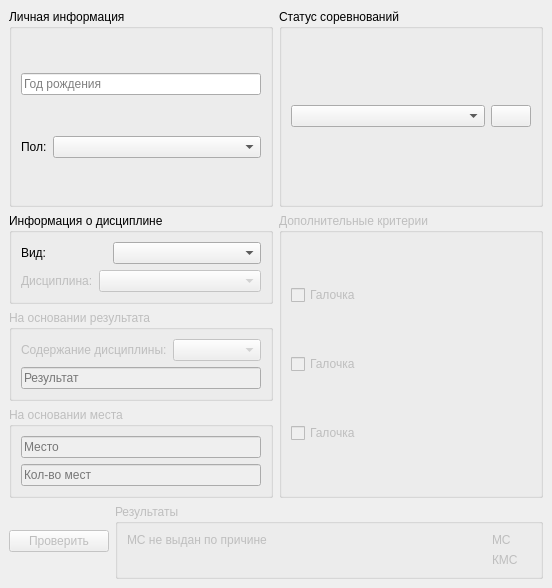
<?xml version="1.0" encoding="UTF-8"?>
<ui version="4.0">
 <class>MainWindow</class>
 <widget class="QMainWindow" name="MainWindow">
  <property name="geometry">
   <rect>
    <x>0</x>
    <y>0</y>
    <width>552</width>
    <height>588</height>
   </rect>
  </property>
  <property name="sizePolicy">
   <sizepolicy hsizetype="Minimum" vsizetype="Minimum">
    <horstretch>0</horstretch>
    <verstretch>0</verstretch>
   </sizepolicy>
  </property>
  <property name="windowTitle">
   <string>MainWindow</string>
  </property>
  <widget class="QWidget" name="centralwidget">
   <layout class="QVBoxLayout" name="verticalLayout_2">
    <item>
     <layout class="QHBoxLayout" name="horizontalLayout">
      <property name="spacing">
       <number>6</number>
      </property>
      <property name="sizeConstraint">
       <enum>QLayout::SetDefaultConstraint</enum>
      </property>
      <item>
       <widget class="QGroupBox" name="gb_persinfo">
        <property name="sizePolicy">
         <sizepolicy hsizetype="Expanding" vsizetype="Expanding">
          <horstretch>0</horstretch>
          <verstretch>0</verstretch>
         </sizepolicy>
        </property>
        <property name="title">
         <string>Личная информация</string>
        </property>
        <layout class="QVBoxLayout" name="verticalLayout_5">
         <item>
          <widget class="QLineEdit" name="le_year">
           <property name="inputMask">
            <string/>
           </property>
           <property name="placeholderText">
            <string>Год рождения</string>
           </property>
          </widget>
         </item>
         <item>
          <layout class="QHBoxLayout" name="horizontalLayout_2">
           <item>
            <widget class="QLabel" name="l_sex">
             <property name="sizePolicy">
              <sizepolicy hsizetype="Minimum" vsizetype="Preferred">
               <horstretch>0</horstretch>
               <verstretch>0</verstretch>
              </sizepolicy>
             </property>
             <property name="text">
              <string>Пол:</string>
             </property>
            </widget>
           </item>
           <item>
            <widget class="QComboBox" name="cb_sex">
             <property name="sizePolicy">
              <sizepolicy hsizetype="Expanding" vsizetype="Fixed">
               <horstretch>0</horstretch>
               <verstretch>0</verstretch>
              </sizepolicy>
             </property>
             <property name="editable">
              <bool>false</bool>
             </property>
             <property name="currentText">
              <string/>
             </property>
             <property name="currentIndex">
              <number>-1</number>
             </property>
             <property name="sizeAdjustPolicy">
              <enum>QComboBox::AdjustToContentsOnFirstShow</enum>
             </property>
             <property name="placeholderText">
              <string>Sex</string>
             </property>
            </widget>
           </item>
          </layout>
         </item>
        </layout>
       </widget>
      </item>
      <item>
       <widget class="QGroupBox" name="gb_statcomp">
        <property name="sizePolicy">
         <sizepolicy hsizetype="Preferred" vsizetype="Expanding">
          <horstretch>0</horstretch>
          <verstretch>0</verstretch>
         </sizepolicy>
        </property>
        <property name="minimumSize">
         <size>
          <width>0</width>
          <height>0</height>
         </size>
        </property>
        <property name="title">
         <string>Статус соревнований</string>
        </property>
        <layout class="QHBoxLayout" name="horizontalLayout_4">
         <item>
          <widget class="QComboBox" name="cb_status">
           <property name="sizePolicy">
            <sizepolicy hsizetype="Expanding" vsizetype="Fixed">
             <horstretch>0</horstretch>
             <verstretch>0</verstretch>
            </sizepolicy>
           </property>
           <property name="sizeAdjustPolicy">
            <enum>QComboBox::AdjustToContents</enum>
           </property>
          </widget>
         </item>
         <item>
          <widget class="QPushButton" name="pb_description">
           <property name="text">
            <string/>
           </property>
           <property name="iconSize">
            <size>
             <width>21</width>
             <height>21</height>
            </size>
           </property>
          </widget>
         </item>
        </layout>
       </widget>
      </item>
     </layout>
    </item>
    <item>
     <layout class="QHBoxLayout" name="horizontalLayout_5">
      <item>
       <layout class="QVBoxLayout" name="verticalLayout_3">
        <item>
         <widget class="QGroupBox" name="gb_discipline">
          <property name="enabled">
           <bool>true</bool>
          </property>
          <property name="sizePolicy">
           <sizepolicy hsizetype="Minimum" vsizetype="Expanding">
            <horstretch>0</horstretch>
            <verstretch>0</verstretch>
           </sizepolicy>
          </property>
          <property name="title">
           <string>Информация о дисциплине</string>
          </property>
          <layout class="QVBoxLayout" name="verticalLayout_6">
           <item>
            <layout class="QHBoxLayout" name="horizontalLayout_6">
             <item>
              <widget class="QLabel" name="l_type">
               <property name="enabled">
                <bool>true</bool>
               </property>
               <property name="sizePolicy">
                <sizepolicy hsizetype="Fixed" vsizetype="Preferred">
                 <horstretch>0</horstretch>
                 <verstretch>0</verstretch>
                </sizepolicy>
               </property>
               <property name="text">
                <string>Вид:</string>
               </property>
              </widget>
             </item>
             <item>
              <spacer name="horizontalSpacer">
               <property name="orientation">
                <enum>Qt::Horizontal</enum>
               </property>
               <property name="sizeType">
                <enum>QSizePolicy::Fixed</enum>
               </property>
               <property name="sizeHint" stdset="0">
                <size>
                 <width>60</width>
                 <height>20</height>
                </size>
               </property>
              </spacer>
             </item>
             <item>
              <widget class="QComboBox" name="cb_type">
               <property name="enabled">
                <bool>true</bool>
               </property>
              </widget>
             </item>
            </layout>
           </item>
           <item>
            <layout class="QHBoxLayout" name="horizontalLayout_7">
             <item>
              <widget class="QLabel" name="l_discipline">
               <property name="enabled">
                <bool>false</bool>
               </property>
               <property name="sizePolicy">
                <sizepolicy hsizetype="Fixed" vsizetype="Fixed">
                 <horstretch>0</horstretch>
                 <verstretch>0</verstretch>
                </sizepolicy>
               </property>
               <property name="text">
                <string>Дисциплина:</string>
               </property>
              </widget>
             </item>
             <item>
              <widget class="QComboBox" name="cb_discipline">
               <property name="enabled">
                <bool>false</bool>
               </property>
              </widget>
             </item>
            </layout>
           </item>
          </layout>
         </widget>
        </item>
        <item>
         <widget class="QGroupBox" name="gb_result">
          <property name="enabled">
           <bool>false</bool>
          </property>
          <property name="title">
           <string>На основании результата</string>
          </property>
          <layout class="QVBoxLayout" name="verticalLayout_7">
           <item>
            <layout class="QHBoxLayout" name="horizontalLayout_8">
             <item>
              <widget class="QLabel" name="label_2">
               <property name="text">
                <string>Содержание дисциплины:</string>
               </property>
              </widget>
             </item>
             <item>
              <widget class="QComboBox" name="comboBox_5">
               <property name="enabled">
                <bool>false</bool>
               </property>
               <property name="sizePolicy">
                <sizepolicy hsizetype="Expanding" vsizetype="Fixed">
                 <horstretch>0</horstretch>
                 <verstretch>0</verstretch>
                </sizepolicy>
               </property>
              </widget>
             </item>
            </layout>
           </item>
           <item>
            <widget class="QLineEdit" name="lineEdit_2">
             <property name="enabled">
              <bool>false</bool>
             </property>
             <property name="placeholderText">
              <string>Результат</string>
             </property>
            </widget>
           </item>
          </layout>
         </widget>
        </item>
        <item>
         <widget class="QGroupBox" name="gb_place">
          <property name="enabled">
           <bool>false</bool>
          </property>
          <property name="title">
           <string>На основании места</string>
          </property>
          <layout class="QVBoxLayout" name="verticalLayout_4">
           <item>
            <widget class="QLineEdit" name="lineEdit_3">
             <property name="enabled">
              <bool>false</bool>
             </property>
             <property name="placeholderText">
              <string>Место</string>
             </property>
            </widget>
           </item>
           <item>
            <widget class="QLineEdit" name="lineEdit_4">
             <property name="enabled">
              <bool>false</bool>
             </property>
             <property name="placeholderText">
              <string>Кол-во мест</string>
             </property>
            </widget>
           </item>
          </layout>
         </widget>
        </item>
       </layout>
      </item>
      <item>
       <widget class="QGroupBox" name="groupBox_3">
        <property name="enabled">
         <bool>false</bool>
        </property>
        <property name="sizePolicy">
         <sizepolicy hsizetype="Expanding" vsizetype="Expanding">
          <horstretch>0</horstretch>
          <verstretch>0</verstretch>
         </sizepolicy>
        </property>
        <property name="minimumSize">
         <size>
          <width>0</width>
          <height>0</height>
         </size>
        </property>
        <property name="title">
         <string>Дополнительные критерии</string>
        </property>
        <layout class="QVBoxLayout" name="verticalLayout_8">
         <item>
          <widget class="QCheckBox" name="checkBox_3">
           <property name="text">
            <string>Галочка</string>
           </property>
          </widget>
         </item>
         <item>
          <widget class="QCheckBox" name="checkBox_2">
           <property name="text">
            <string>Галочка</string>
           </property>
          </widget>
         </item>
         <item>
          <widget class="QCheckBox" name="checkBox">
           <property name="text">
            <string>Галочка</string>
           </property>
          </widget>
         </item>
        </layout>
       </widget>
      </item>
     </layout>
    </item>
    <item>
     <layout class="QHBoxLayout" name="horizontalLayout_3">
      <item>
       <widget class="QPushButton" name="pushButton">
        <property name="enabled">
         <bool>false</bool>
        </property>
        <property name="sizePolicy">
         <sizepolicy hsizetype="Preferred" vsizetype="Fixed">
          <horstretch>0</horstretch>
          <verstretch>0</verstretch>
         </sizepolicy>
        </property>
        <property name="minimumSize">
         <size>
          <width>100</width>
          <height>0</height>
         </size>
        </property>
        <property name="text">
         <string>Проверить</string>
        </property>
       </widget>
      </item>
      <item>
       <widget class="QGroupBox" name="groupBox_4">
        <property name="enabled">
         <bool>false</bool>
        </property>
        <property name="sizePolicy">
         <sizepolicy hsizetype="Expanding" vsizetype="Fixed">
          <horstretch>0</horstretch>
          <verstretch>0</verstretch>
         </sizepolicy>
        </property>
        <property name="title">
         <string>Результаты</string>
        </property>
        <layout class="QHBoxLayout" name="horizontalLayout_9">
         <item>
          <widget class="QLabel" name="label">
           <property name="enabled">
            <bool>false</bool>
           </property>
           <property name="sizePolicy">
            <sizepolicy hsizetype="Expanding" vsizetype="Preferred">
             <horstretch>0</horstretch>
             <verstretch>0</verstretch>
            </sizepolicy>
           </property>
           <property name="text">
            <string>МС не выдан по причине</string>
           </property>
           <property name="alignment">
            <set>Qt::AlignLeading|Qt::AlignLeft|Qt::AlignTop</set>
           </property>
          </widget>
         </item>
         <item>
          <layout class="QVBoxLayout" name="verticalLayout">
           <item>
            <layout class="QHBoxLayout" name="horizontalLayout_10">
             <item>
              <widget class="QLabel" name="l_ms">
               <property name="sizePolicy">
                <sizepolicy hsizetype="Minimum" vsizetype="Preferred">
                 <horstretch>0</horstretch>
                 <verstretch>0</verstretch>
                </sizepolicy>
               </property>
               <property name="text">
                <string>МС</string>
               </property>
              </widget>
             </item>
             <item>
              <widget class="QLabel" name="pm_ms">
               <property name="sizePolicy">
                <sizepolicy hsizetype="Minimum" vsizetype="Preferred">
                 <horstretch>0</horstretch>
                 <verstretch>0</verstretch>
                </sizepolicy>
               </property>
               <property name="text">
                <string/>
               </property>
               <property name="pixmap">
                <pixmap resource="resources.qrc">:/icons/remove.svg</pixmap>
               </property>
               <property name="alignment">
                <set>Qt::AlignRight|Qt::AlignTrailing|Qt::AlignVCenter</set>
               </property>
              </widget>
             </item>
            </layout>
           </item>
           <item>
            <layout class="QHBoxLayout" name="horizontalLayout_11">
             <item>
              <widget class="QLabel" name="l_cms">
               <property name="sizePolicy">
                <sizepolicy hsizetype="Minimum" vsizetype="Preferred">
                 <horstretch>0</horstretch>
                 <verstretch>0</verstretch>
                </sizepolicy>
               </property>
               <property name="text">
                <string>КМС</string>
               </property>
              </widget>
             </item>
             <item>
              <widget class="QLabel" name="pm_cms">
               <property name="sizePolicy">
                <sizepolicy hsizetype="Minimum" vsizetype="Preferred">
                 <horstretch>0</horstretch>
                 <verstretch>0</verstretch>
                </sizepolicy>
               </property>
               <property name="text">
                <string/>
               </property>
               <property name="pixmap">
                <pixmap resource="resources.qrc">:/icons/remove.svg</pixmap>
               </property>
               <property name="alignment">
                <set>Qt::AlignRight|Qt::AlignTrailing|Qt::AlignVCenter</set>
               </property>
              </widget>
             </item>
            </layout>
           </item>
          </layout>
         </item>
        </layout>
       </widget>
      </item>
     </layout>
    </item>
   </layout>
  </widget>
 </widget>
 <resources>
  <include location="resources.qrc"/>
 </resources>
 <connections/>
</ui>
